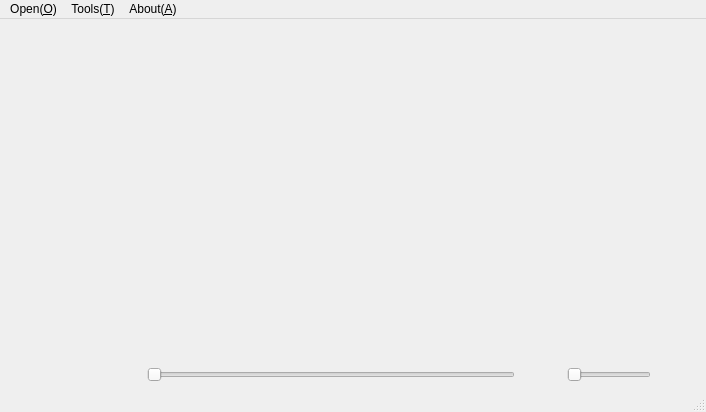
<?xml version="1.0" encoding="UTF-8"?>
<ui version="4.0">
 <class>ClassicPlayer</class>
 <widget class="QMainWindow" name="ClassicPlayer">
  <property name="geometry">
   <rect>
    <x>0</x>
    <y>0</y>
    <width>706</width>
    <height>412</height>
   </rect>
  </property>
  <property name="acceptDrops">
   <bool>true</bool>
  </property>
  <property name="windowTitle">
   <string>Moon Player</string>
  </property>
  <widget class="QWidget" name="centralwidget">
   <layout class="QVBoxLayout" name="mainLayout" stretch="1,0">
    <property name="spacing">
     <number>0</number>
    </property>
    <property name="leftMargin">
     <number>0</number>
    </property>
    <property name="topMargin">
     <number>0</number>
    </property>
    <property name="rightMargin">
     <number>0</number>
    </property>
    <property name="bottomMargin">
     <number>0</number>
    </property>
    <item>
     <layout class="QHBoxLayout" name="playerLayout">
      <property name="spacing">
       <number>6</number>
      </property>
     </layout>
    </item>
    <item>
     <widget class="QWidget" name="toolbar" native="true">
      <layout class="QHBoxLayout" name="toolbarLayout" stretch="0,0,0,1,0,0,0">
       <property name="topMargin">
        <number>4</number>
       </property>
       <property name="bottomMargin">
        <number>4</number>
       </property>
       <item>
        <widget class="QPushButton" name="playButton">
         <property name="focusPolicy">
          <enum>Qt::NoFocus</enum>
         </property>
         <property name="icon">
          <iconset theme="media-playback-start">
           <normaloff>.</normaloff>.</iconset>
         </property>
         <property name="flat">
          <bool>true</bool>
         </property>
        </widget>
       </item>
       <item>
        <widget class="QPushButton" name="pauseButton">
         <property name="focusPolicy">
          <enum>Qt::NoFocus</enum>
         </property>
         <property name="icon">
          <iconset theme="media-playback-pause">
           <normaloff>.</normaloff>.</iconset>
         </property>
         <property name="flat">
          <bool>true</bool>
         </property>
        </widget>
       </item>
       <item>
        <widget class="QPushButton" name="stopButton">
         <property name="focusPolicy">
          <enum>Qt::NoFocus</enum>
         </property>
         <property name="icon">
          <iconset theme="media-playback-stop">
           <normaloff>.</normaloff>.</iconset>
         </property>
         <property name="flat">
          <bool>true</bool>
         </property>
        </widget>
       </item>
       <item>
        <widget class="QSlider" name="progressBar">
         <property name="focusPolicy">
          <enum>Qt::NoFocus</enum>
         </property>
         <property name="orientation">
          <enum>Qt::Horizontal</enum>
         </property>
        </widget>
       </item>
       <item>
        <widget class="QPushButton" name="volumeButton">
         <property name="focusPolicy">
          <enum>Qt::NoFocus</enum>
         </property>
         <property name="icon">
          <iconset theme="audio-volume-high">
           <normaloff>.</normaloff>.</iconset>
         </property>
         <property name="flat">
          <bool>true</bool>
         </property>
        </widget>
       </item>
       <item>
        <widget class="QSlider" name="volumeSlider">
         <property name="focusPolicy">
          <enum>Qt::NoFocus</enum>
         </property>
         <property name="maximum">
          <number>10</number>
         </property>
         <property name="orientation">
          <enum>Qt::Horizontal</enum>
         </property>
        </widget>
       </item>
       <item>
        <widget class="QPushButton" name="netButton">
         <property name="focusPolicy">
          <enum>Qt::NoFocus</enum>
         </property>
         <property name="icon">
          <iconset theme="applications-internet">
           <normaloff>.</normaloff>.</iconset>
         </property>
         <property name="flat">
          <bool>true</bool>
         </property>
        </widget>
       </item>
      </layout>
     </widget>
    </item>
   </layout>
  </widget>
  <widget class="QMenuBar" name="menubar">
   <property name="geometry">
    <rect>
     <x>0</x>
     <y>0</y>
     <width>706</width>
     <height>22</height>
    </rect>
   </property>
   <widget class="QMenu" name="menuOpen">
    <property name="title">
     <string>Open(&amp;O)</string>
    </property>
    <addaction name="actionAdd_file_s"/>
    <addaction name="actionAdd_url"/>
    <addaction name="actionAdd_playlist"/>
   </widget>
   <widget class="QMenu" name="menuTools_T">
    <property name="title">
     <string>Tools(&amp;T)</string>
    </property>
    <addaction name="actionOnline_videos"/>
    <addaction name="actionTranscoder"/>
    <addaction name="separator"/>
    <addaction name="actionSettings"/>
   </widget>
   <widget class="QMenu" name="menuAbout_A">
    <property name="title">
     <string>About(&amp;A)</string>
    </property>
    <addaction name="actionBrowser_extension"/>
    <addaction name="actionContribute"/>
    <addaction name="actionHomepage"/>
   </widget>
   <addaction name="menuOpen"/>
   <addaction name="menuTools_T"/>
   <addaction name="menuAbout_A"/>
  </widget>
  <widget class="QStatusBar" name="statusBar">
   <property name="palette">
    <palette>
     <active>
      <colorrole role="WindowText">
       <brush brushstyle="SolidPattern">
        <color alpha="255">
         <red>255</red>
         <green>255</green>
         <blue>255</blue>
        </color>
       </brush>
      </colorrole>
      <colorrole role="Text">
       <brush brushstyle="SolidPattern">
        <color alpha="255">
         <red>255</red>
         <green>255</green>
         <blue>255</blue>
        </color>
       </brush>
      </colorrole>
      <colorrole role="Window">
       <brush brushstyle="SolidPattern">
        <color alpha="255">
         <red>0</red>
         <green>0</green>
         <blue>0</blue>
        </color>
       </brush>
      </colorrole>
     </active>
     <inactive>
      <colorrole role="WindowText">
       <brush brushstyle="SolidPattern">
        <color alpha="255">
         <red>255</red>
         <green>255</green>
         <blue>255</blue>
        </color>
       </brush>
      </colorrole>
      <colorrole role="Text">
       <brush brushstyle="SolidPattern">
        <color alpha="255">
         <red>255</red>
         <green>255</green>
         <blue>255</blue>
        </color>
       </brush>
      </colorrole>
      <colorrole role="Window">
       <brush brushstyle="SolidPattern">
        <color alpha="255">
         <red>0</red>
         <green>0</green>
         <blue>0</blue>
        </color>
       </brush>
      </colorrole>
     </inactive>
     <disabled>
      <colorrole role="WindowText">
       <brush brushstyle="SolidPattern">
        <color alpha="255">
         <red>161</red>
         <green>161</green>
         <blue>161</blue>
        </color>
       </brush>
      </colorrole>
      <colorrole role="Text">
       <brush brushstyle="SolidPattern">
        <color alpha="255">
         <red>161</red>
         <green>161</green>
         <blue>161</blue>
        </color>
       </brush>
      </colorrole>
      <colorrole role="Window">
       <brush brushstyle="SolidPattern">
        <color alpha="255">
         <red>0</red>
         <green>0</green>
         <blue>0</blue>
        </color>
       </brush>
      </colorrole>
     </disabled>
    </palette>
   </property>
  </widget>
  <action name="actionAdd_file_s">
   <property name="text">
    <string>Add file(s)</string>
   </property>
  </action>
  <action name="actionAdd_url">
   <property name="text">
    <string>Add url</string>
   </property>
  </action>
  <action name="actionAdd_playlist">
   <property name="text">
    <string>Add playlist</string>
   </property>
  </action>
  <action name="actionOnline_videos">
   <property name="text">
    <string>Online videos</string>
   </property>
  </action>
  <action name="actionTranscoder">
   <property name="text">
    <string>Transcoder</string>
   </property>
  </action>
  <action name="actionSettings">
   <property name="text">
    <string>Settings</string>
   </property>
  </action>
  <action name="actionBrowser_extension">
   <property name="text">
    <string>Browser extension</string>
   </property>
  </action>
  <action name="actionHomepage">
   <property name="text">
    <string>Homepage</string>
   </property>
  </action>
  <action name="actionContribute">
   <property name="text">
    <string>Contribute</string>
   </property>
  </action>
 </widget>
 <resources/>
 <connections/>
</ui>
